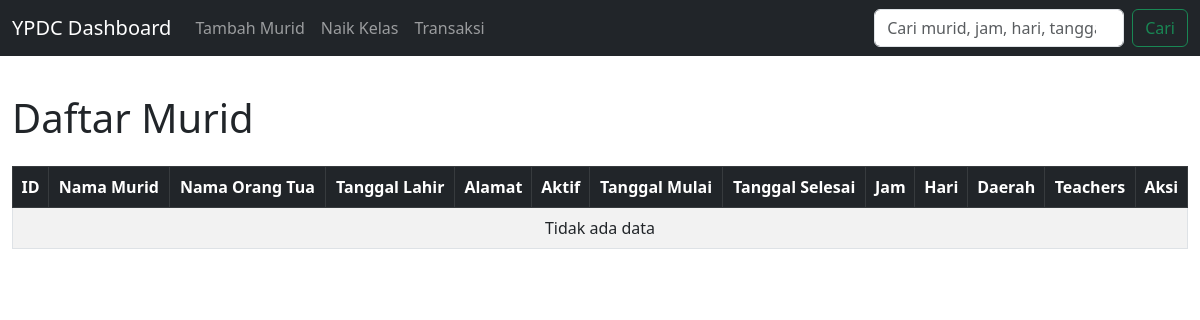
/index.php (signed in), run on an earlier commit of the app's database.
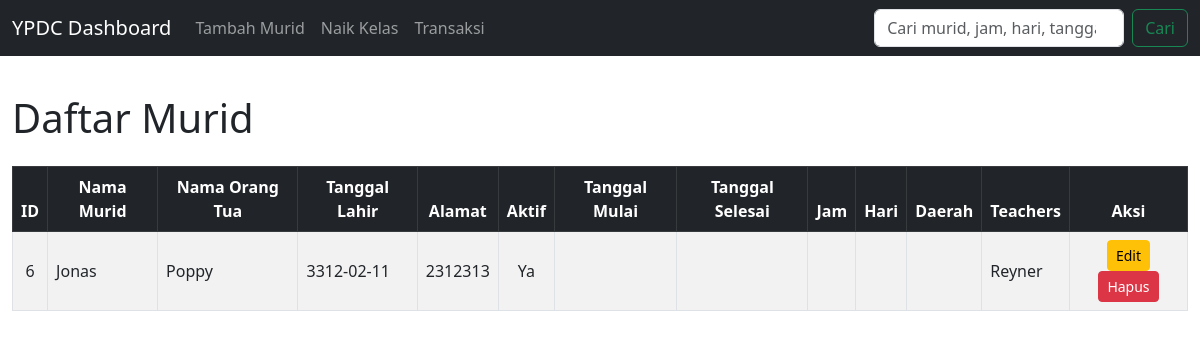
And on a later commit of the database.
### tables this page shows
CREATE TABLE `students` (
  `id` int(11) NOT NULL,
  `nama_siswa` varchar(100) DEFAULT NULL,
  `nama_ortu` varchar(100) DEFAULT NULL,
  `tanggal_lahir` date DEFAULT NULL,
  `alamat` text DEFAULT NULL,
  `active` tinyint(1) DEFAULT 1,
  `tanggal_mulai` date DEFAULT NULL,
  `tanggal_selesai` date DEFAULT NULL,
  `jam` time DEFAULT NULL,
  `hari` varchar(20) DEFAULT NULL,
  `daerah_id` int(11) DEFAULT NULL,
  `teachers_id` int(11) DEFAULT NULL
);

CREATE TABLE `teachers` (
  `id` int(11) NOT NULL,
  `name` varchar(100) NOT NULL
);

### index.php (the view, shortened to what this page needs)
<?php
$con = mysqli_connect("localhost","root","","YPDC");
$keyword = '';
$sql = "SELECT
            s.id, s.nama_siswa, s.nama_ortu, s.tanggal_lahir, s.alamat, s.active,
            s.tanggal_mulai, s.tanggal_selesai, s.jam, s.hari,
            t.name AS teachers_name, d.name AS daerah_name
        FROM students s
        LEFT JOIN teachers t ON s.teachers_id = t.id
        LEFT JOIN daerah d ON s.daerah_id = d.id";
$sql .= " ORDER BY s.id";
$result = $con->query($sql);
?>
<!DOCTYPE html>
<html lang="en">
<head>
<link href="https://cdn.jsdelivr.net/npm/bootstrap@5.3.0/dist/css/bootstrap.min.css" rel="stylesheet">
</head>
<body>
<nav class="navbar navbar-expand-lg navbar-dark bg-dark fixed-top">
    <div class="container-fluid">
        <a class="navbar-brand" href="index.php">YPDC Dashboard</a>
        <div class="collapse navbar-collapse" id="navbarContent">
            <ul class="navbar-nav me-auto mb-2 mb-lg-0">
                <li class="nav-item"><a class="nav-link" href="add_student.php">Tambah Murid</a></li>
                <li class="nav-item"><a class="nav-link" href="add_class.php">Naik Kelas</a></li>
                <li class="nav-item"><a class="nav-link" href="transactions.php">Transaksi</a></li>
            </ul>
            <form class="d-flex" method="GET" action="index.php">
                <input class="form-control me-2" type="search" name="search" placeholder="Cari murid, jam, hari, tanggal" value="<?= htmlspecialchars($keyword) ?>" style="width: 250px;">
                <button class="btn btn-outline-success" type="submit">Cari</button>
            </form>
        </div>
    </div>
</nav>
<div class="container-fluid mt-4">
    <h1 class="mb-4">Daftar Murid</h1>
    <div class="table-responsive">
        <table class="table table-bordered table-striped table-hover align-middle">
            <thead class="table-dark text-center">
                <tr>
                    <th>ID</th>
                    <th>Nama Murid</th>
                    <th>Nama Orang Tua</th>
                    <th>Tanggal Lahir</th>
                    <th>Alamat</th>
                    <th>Aktif</th>
                    <th>Tanggal Mulai</th>
                    <th>Tanggal Selesai</th>
                    <th>Jam</th>
                    <th>Hari</th>
                    <th>Daerah</th>
                    <th>Teachers</th>
                    <th>Aksi</th>
                </tr>
            </thead>
            <tbody>
                <?php if($result && $result->num_rows > 0): ?>
                    <?php while($row = $result->fetch_assoc()): ?>
                    <tr>
                        <td class="text-center"><?= $row['id'] ?></td>
                        <td><?= $row['nama_siswa'] ?></td>
                        <td><?= $row['nama_ortu'] ?></td>
                        <td><?= $row['tanggal_lahir'] ?></td>
                        <td><?= $row['alamat'] ?></td>
                        <td class="text-center"><?= $row['active'] ? 'Ya' : 'Tidak' ?></td>
                        <td><?= $row['tanggal_mulai'] ?></td>
                        <td><?= $row['tanggal_selesai'] ?></td>
                        <td><?= $row['jam'] ?></td>
                        <td><?= $row['hari'] ?></td>
                        <td><?= $row['daerah_name'] ?></td>
                        <td><?= $row['teachers_name'] ?></td>
                        <td class="text-center">
                            <a href="edit_student.php?id=<?= $row['id'] ?>" class="btn btn-sm btn-warning">Edit</a>
                            <a href="delete_student.php?id=<?= $row['id'] ?>" class="btn btn-sm btn-danger" onclick="return confirm('Yakin ingin hapus?')">Hapus</a>
                        </td>
                    </tr>
                    <?php endwhile; ?>
                <?php else: ?>
                    <tr><td colspan="13" class="text-center">Tidak ada data</td></tr>
                <?php endif; ?>
            </tbody>
        </table>
    </div>
</div>
</body>
</html>

### index.php (style rules this page uses)
body { padding-top: 70px; }
.table-responsive { max-height: 70vh; overflow-y: auto; }

What changed in the data, as far as the page shows it:
added students: id "6", nama_siswa "Jonas", nama_ortu "Poppy", tanggal_lahir "3312-02-11", alamat "2312313", active "Ya", teachers.name "Reyner"
Also different on the page:
text no longer shown: "Tidak ada data"
